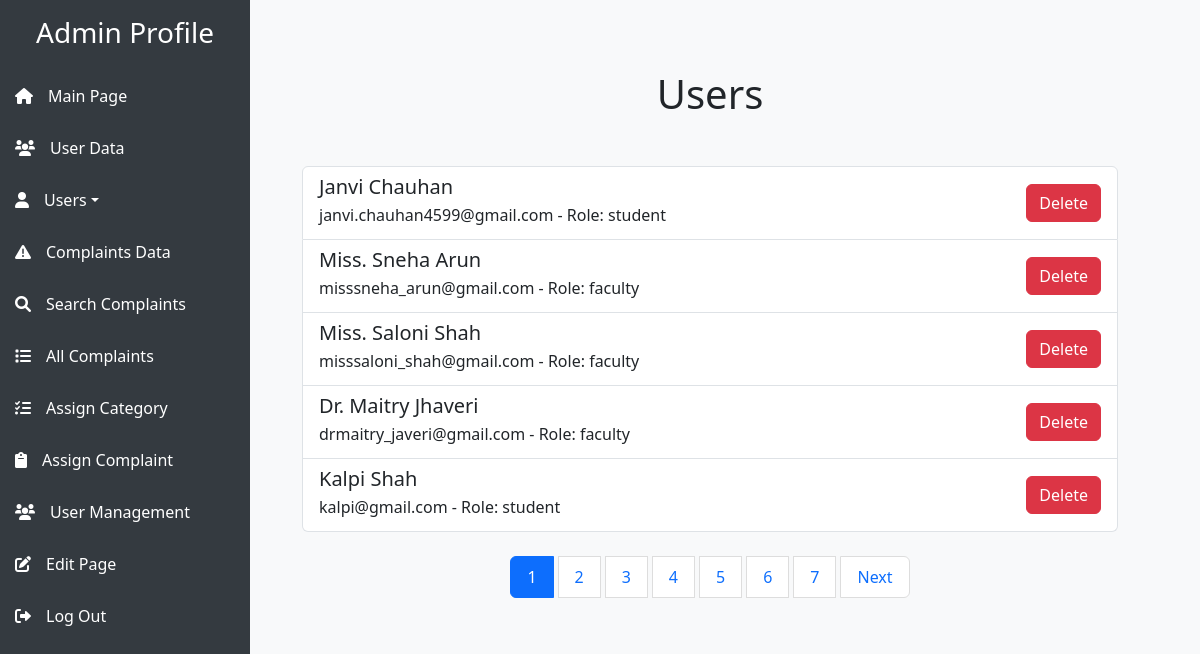
The page /admin/admin_user_panel.php (signed in) on the database its author committed.
### tables this page shows
CREATE TABLE `users` (
  `user_id` int(5) NOT NULL,
  `firstname` varchar(30) NOT NULL,
  `lastname` varchar(30) NOT NULL,
  `email` varchar(50) NOT NULL,
  `password` varchar(255) NOT NULL,
  `role` enum('admin','student','faculty') NOT NULL
);

### admin/get_user.php (the view, shortened to what this page needs)
<?php
include '../php/config.php';
if ($con) {
    $limit = 5;
    $page = isset($_GET['page']) ? $_GET['page'] : 1;
    $start = ($page - 1) * $limit;
    $countSql = "SELECT COUNT(*) AS total FROM users";
    $totalCountResult = $con->query($countSql);
    $totalCountRow = $totalCountResult->fetch_assoc();
    $totalRecords = $totalCountRow['total'];
    $totalPages = ceil($totalRecords / $limit);
    $sql = "SELECT user_id, firstname, lastname, email, role
            FROM users
            ORDER BY user_id DESC
            LIMIT $start, $limit";
    $result = $con->query($sql);
    if ($result && $result->num_rows > 0) {
        echo "<div class='container mt-5'>";
        echo "<div class='list-group'>";
        while ($row = $result->fetch_assoc()) {
            echo "<div class='list-group-item d-flex justify-content-between align-items-center'>";
            echo "<div>";
            echo "<h5 class='mb-1'>{$row['firstname']} {$row['lastname']}</h5>";
            echo "<p class='mb-1'>{$row['email']} - Role: {$row['role']}</p>";
            echo "</div>";
            echo "<button class='btn btn-danger' onclick='deleteUser({$row['user_id']})'>Delete</button>";
            echo "</div>";
        }
        echo "</div>";
        echo "<nav aria-label='Page navigation' class='mt-4'>";
        echo "<ul class='pagination justify-content-center'>";
        for ($i = 1; $i <= $totalPages; $i++) {
            echo "<li class='page-item".($page == $i ? " active" : "")."'><a class='page-link' href='?page=".$i."'>$i</a></li>";
        }
        if ($page < $totalPages) {
            echo "<li class='page-item'><a class='page-link' href='?page=".($page + 1)."'>Next</a></li>";
        }
        echo "</ul>";
        echo "</nav>";
        echo "</div>";
    } else {
        echo "<div class='alert alert-warning'>0 results</div>";
    }
} else {
    echo "<div class='alert alert-danger'>Failed to connect to the database.</div>";
}
?>

### admin/admin_user_panel.php (style rules this page uses)
body { margin: 0; padding: 0; font-family: Arial, sans-serif; display: flex; height: 100vh; }
.pagination a { margin: 0 5px; padding: 8px 16px; text-decoration: none; border: 1px solid #ddd; }

### admin/admindashboard.php (style rules this page uses)
body, html { height: 100%; margin: 0; padding: 0; }

### rows shown on the page
users: firstname "Janvi", lastname "Chauhan", email "janvi.chauhan4599@gmail.com", role "student"
users: firstname "Miss. Sneha", lastname "Arun", email "misssneha_arun@gmail.com", role "faculty"
users: firstname "Miss. Saloni", lastname "Shah", email "misssaloni_shah@gmail.com", role "faculty"
users: firstname "Dr. Maitry", lastname "Jhaveri", email "drmaitry_javeri@gmail.com", role "faculty"
users: firstname "Kalpi", lastname "Shah", email "kalpi@gmail.com", role "student"
